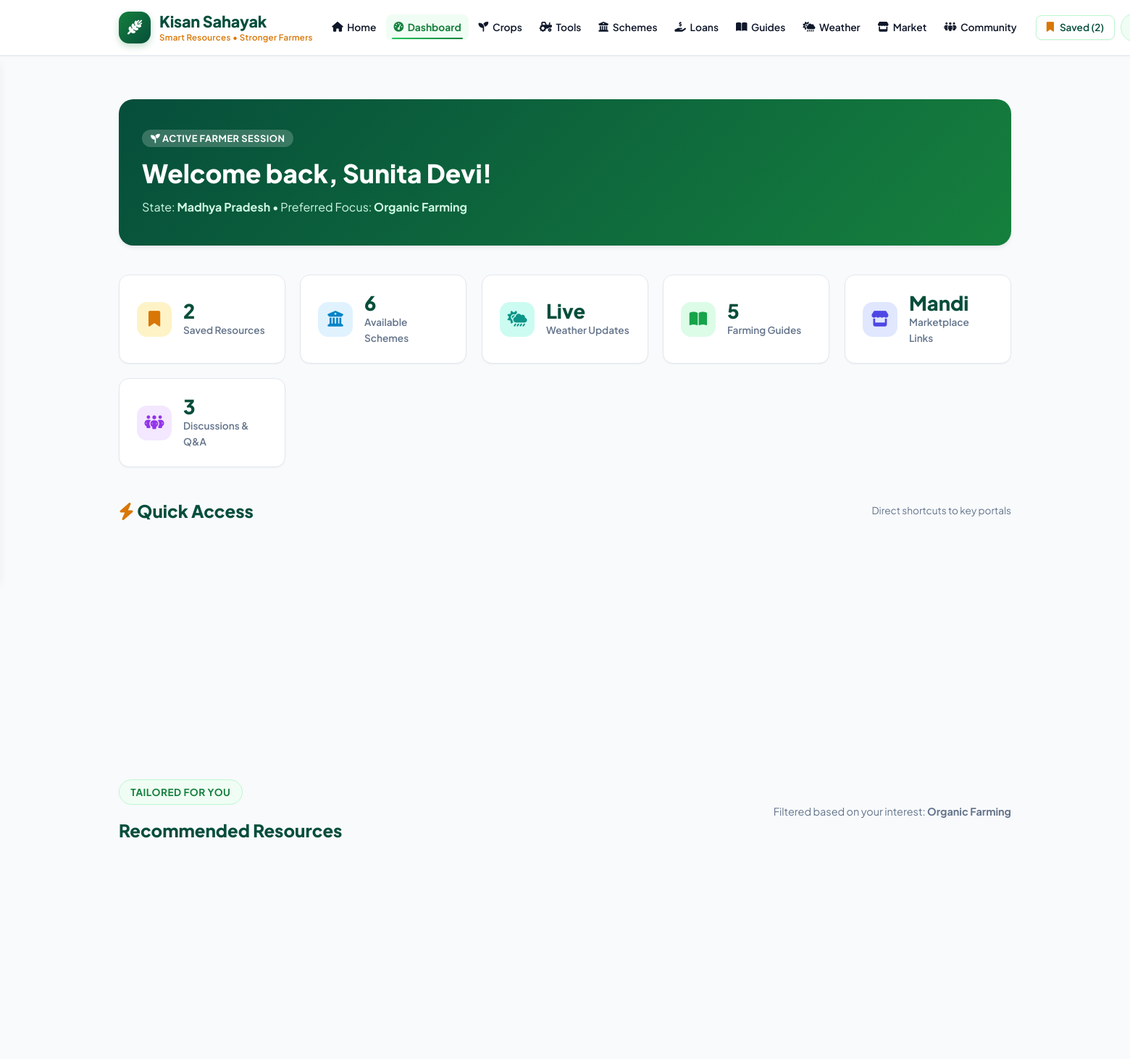
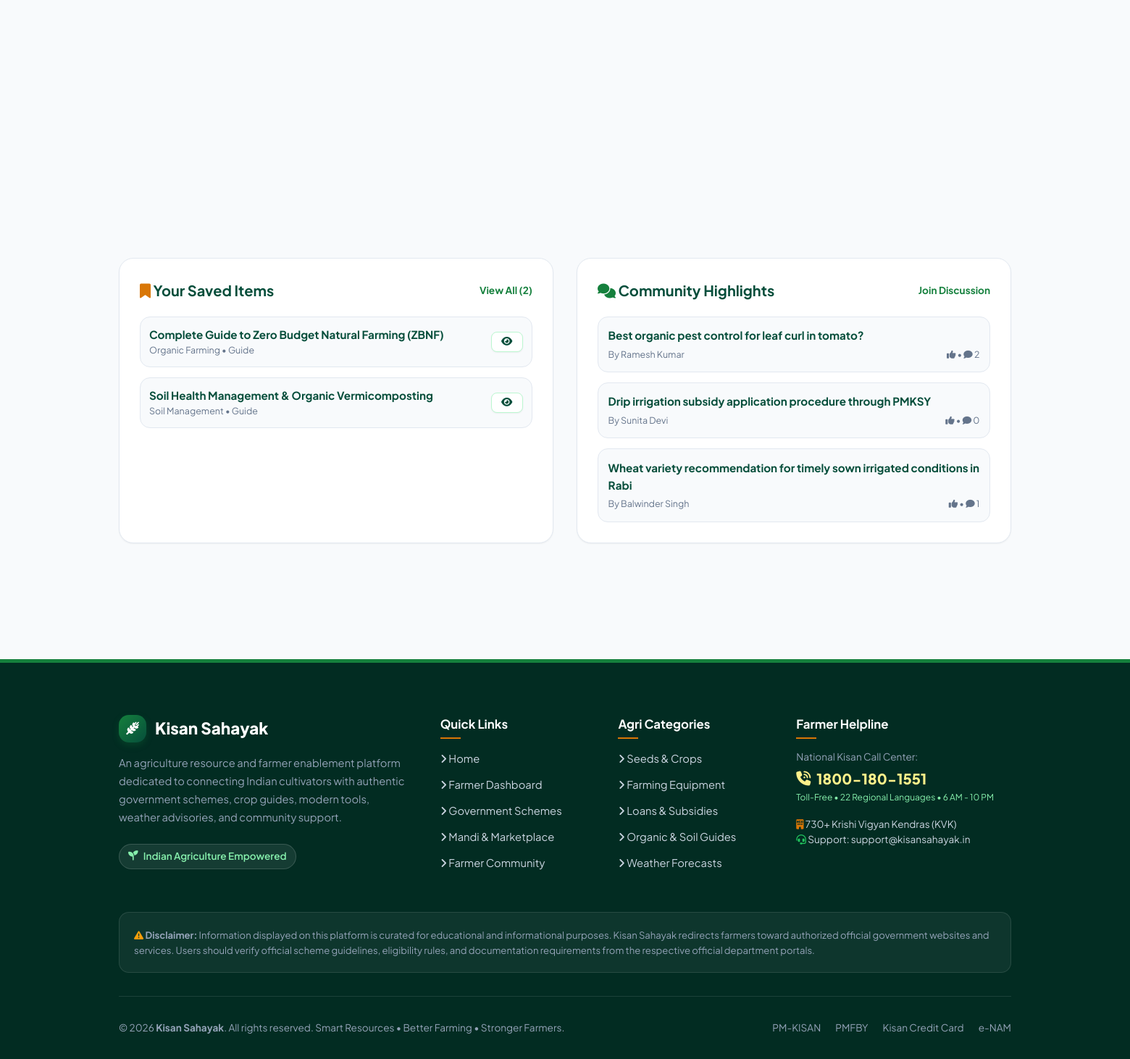
/dashboard (signed in), run on the app's committed database (2 pictures, top to bottom).
### tables this page shows
CREATE TABLE users (
        id INTEGER PRIMARY KEY AUTOINCREMENT,
        full_name TEXT NOT NULL,
        username TEXT UNIQUE NOT NULL,
        email TEXT UNIQUE NOT NULL,
        password_hash TEXT NOT NULL,
        state TEXT DEFAULT 'General',
        preferred_category TEXT DEFAULT 'General',
        role TEXT DEFAULT 'user',
        created_at TIMESTAMP DEFAULT CURRENT_TIMESTAMP
    );

CREATE TABLE bookmarks (
        id INTEGER PRIMARY KEY AUTOINCREMENT,
        user_id INTEGER NOT NULL,
        resource_id INTEGER NOT NULL,
        created_at TIMESTAMP DEFAULT CURRENT_TIMESTAMP,
        UNIQUE(user_id, resource_id),
        FOREIGN KEY(user_id) REFERENCES users(id) ON DELETE CASCADE,
        FOREIGN KEY(resource_id) REFERENCES resources(id) ON DELETE CASCADE
    );

CREATE TABLE resources (
        id INTEGER PRIMARY KEY AUTOINCREMENT,
        title TEXT NOT NULL,
        description TEXT NOT NULL,
        category_id INTEGER,
        category_name TEXT,
        resource_type TEXT NOT NULL,
        external_url TEXT,
        image_url TEXT,
        season_climate TEXT,
        eligibility TEXT,
        benefits TEXT,
        provider TEXT,
        views_count INTEGER DEFAULT 0,
        created_at TIMESTAMP DEFAULT CURRENT_TIMESTAMP
    );

CREATE TABLE community_posts (
        id INTEGER PRIMARY KEY AUTOINCREMENT,
        user_id INTEGER NOT NULL,
        title TEXT NOT NULL,
        category TEXT DEFAULT 'General Discussion',
        content TEXT NOT NULL,
        created_at TIMESTAMP DEFAULT CURRENT_TIMESTAMP,
        FOREIGN KEY(user_id) REFERENCES users(id) ON DELETE CASCADE
    );

### app.py (the view)
@app.route('/dashboard')
@login_required
def dashboard():
    conn = get_db()
    user_id = g.user['id']
    user_cat = g.user['preferred_category'] or 'General'
    counts = {
        'saved': conn.execute("SELECT COUNT(*) FROM bookmarks WHERE user_id = ?", (user_id,)).fetchone()[0],
        'schemes': conn.execute("SELECT COUNT(*) FROM resources WHERE resource_type = 'scheme'").fetchone()[0],
        'crops': conn.execute("SELECT COUNT(*) FROM resources WHERE resource_type = 'crop'").fetchone()[0],
        'guides': conn.execute("SELECT COUNT(*) FROM resources WHERE resource_type = 'guide'").fetchone()[0],
        'discussions': conn.execute("SELECT COUNT(*) FROM community_posts").fetchone()[0]
    }
    if user_cat and user_cat != 'General':
        recommended = conn.execute("""
        SELECT * FROM resources WHERE category_name LIKE ? OR resource_type LIKE ?
        ORDER BY views_count DESC LIMIT 6
        """, (f"%{user_cat}%", f"%{user_cat}%")).fetchall()
    else:
        recommended = conn.execute("""
        SELECT * FROM resources ORDER BY views_count DESC LIMIT 6
        """).fetchall()
    saved_items = conn.execute("""
    SELECT r.*, b.created_at as bookmarked_date
    FROM bookmarks b
    JOIN resources r ON b.resource_id = r.id
    WHERE b.user_id = ?
    ORDER BY b.created_at DESC LIMIT 4
    """, (user_id,)).fetchall()
    recent_posts = conn.execute("""
    SELECT p.*, u.full_name as author_name,
           (SELECT COUNT(*) FROM comments WHERE post_id = p.id) as comment_count
    FROM community_posts p
    JOIN users u ON p.user_id = u.id
    ORDER BY p.created_at DESC LIMIT 3
    """).fetchall()
    ratings_map = get_resource_ratings(conn)
    conn.close()
    return render_template(
        'dashboard.html',
        counts=counts,
        recommended=recommended,
        saved_items=saved_items,
        recent_posts=recent_posts,
        ratings_map=ratings_map
    )

### templates/dashboard.html (shortened to what this page needs)
{% extends "base.html" %}
{% block content %}
<div class="container" style="padding-top: 2.5rem; padding-bottom: 5rem;">
  <div class="dashboard-welcome-banner">
    <div>
      <span style="background: rgba(255,255,255,0.2); padding: 0.25rem 0.75rem; border-radius: var(--radius-full); font-size: 0.8rem; font-weight: 700; text-transform: uppercase; letter-spacing: 0.5px;">
        <i class="fa-solid fa-seedling"></i> Active Farmer Session
      </span>
      <h1 style="font-size: 2.2rem; font-weight: 800; margin-top: 0.5rem; margin-bottom: 0.4rem;">
        Welcome back, {{ current_user.full_name }}!
      </h1>
      <p style="font-size: 1rem; color: #d1fae5;">
        State: <strong>{{ current_user.state }}</strong> &bull; Preferred Focus: <strong>{{ current_user.preferred_category }}</strong>
      </p>
    </div>
  </div>
  <div class="dash-summary-grid">
    <a href="{{ url_for('bookmarks') }}" class="dash-summary-card">
      <div class="dash-summary-icon" style="color: #d97706; background-color: #fef3c7;">
        <i class="fa-solid fa-bookmark"></i>
      </div>
      <div>
        <div class="dash-summary-num">{{ counts.saved }}</div>
        <div class="dash-summary-title">Saved Resources</div>
      </div>
    </a>
    <a href="{{ url_for('schemes') }}" class="dash-summary-card">
      <div class="dash-summary-icon" style="color: #0284c7; background-color: #e0f2fe;">
        <i class="fa-solid fa-building-columns"></i>
      </div>
      <div>
        <div class="dash-summary-num">{{ counts.schemes }}</div>
        <div class="dash-summary-title">Available Schemes</div>
      </div>
    </a>
    <a href="{{ url_for('weather') }}" class="dash-summary-card">
      <div class="dash-summary-icon" style="color: #0d9488; background-color: #ccfbf1;">
        <i class="fa-solid fa-cloud-sun-rain"></i>
      </div>
      <div>
        <div class="dash-summary-num">Live</div>
        <div class="dash-summary-title">Weather Updates</div>
      </div>
    </a>
    <a href="{{ url_for('resources') }}" class="dash-summary-card">
      <div class="dash-summary-icon" style="color: #16a34a; background-color: #dcfce7;">
        <i class="fa-solid fa-book-open"></i>
      </div>
      <div>
        <div class="dash-summary-num">{{ counts.guides }}</div>
        <div class="dash-summary-title">Farming Guides</div>
      </div>
    </a>
    <a href="{{ url_for('marketplace') }}" class="dash-summary-card">
      <div class="dash-summary-icon" style="color: #4f46e5; background-color: #e0e7ff;">
        <i class="fa-solid fa-store"></i>
      </div>
      <div>
        <div class="dash-summary-num">Mandi</div>
        <div class="dash-summary-title">Marketplace Links</div>
      </div>
    </a>
    <a href="{{ url_for('community') }}" class="dash-summary-card">
      <div class="dash-summary-icon" style="color: #9333ea; background-color: #f3e8ff;">
        <i class="fa-solid fa-people-group"></i>
      </div>
      <div>
        <div class="dash-summary-num">{{ counts.discussions }}</div>
        <div class="dash-summary-title">Discussions & Q&A</div>
      </div>
    </a>
  </div>
  <div style="margin-bottom: 3.5rem;">
    <div style="margin-bottom: 1.25rem; display: flex; align-items: center; justify-content: space-between;">
      <h2 style="font-size: 1.5rem; font-weight: 800; color: var(--forest-dark);">
        <i class="fa-solid fa-bolt" style="color: var(--amber-warm);"></i> Quick Access
      </h2>
      <span style="font-size: 0.85rem; color: var(--text-muted);">Direct shortcuts to key portals</span>
    </div>
    <div class="quick-access-grid">
    </div>
  </div>
  <div style="margin-bottom: 3.5rem;">
    <div style="display: flex; align-items: center; justify-content: space-between; margin-bottom: 1.5rem; flex-wrap: wrap; gap: 1rem;">
      <div>
        <span class="section-badge">Tailored For You</span>
        <h2 style="font-size: 1.5rem; font-weight: 800; color: var(--forest-dark); margin-top: 0.25rem;">
          Recommended Resources
        </h2>
      </div>
      <span style="font-size: 0.9rem; color: var(--text-muted);">
        Filtered based on your interest: <strong>{{ current_user.preferred_category }}</strong>
      </span>
    </div>
    <div class="resource-grid">
    </div>
  </div>
  <div style="display: grid; grid-template-columns: repeat(auto-fit, minmax(320px, 1fr)); gap: 2rem;">
    <div style="background: #ffffff; border: 1px solid var(--border-light); border-radius: var(--radius-lg); padding: 1.75rem; box-shadow: var(--shadow-sm);">
      <div style="display: flex; align-items: center; justify-content: space-between; margin-bottom: 1.25rem;">
        <h3 style="font-size: 1.25rem; font-weight: 700; color: var(--forest-dark);">
          <i class="fa-solid fa-bookmark" style="color: var(--amber-warm);"></i> Your Saved Items
        </h3>
        <a href="{{ url_for('bookmarks') }}" style="font-size: 0.85rem; font-weight: 700;">View All ({{ counts.saved }})</a>
      </div>
      {% if saved_items %}
        <div style="display: flex; flex-direction: column; gap: 0.85rem;">
          {% for b in saved_items %}
            <div style="display: flex; align-items: center; justify-content: space-between; padding: 0.75rem; border-radius: var(--radius-md); background-color: var(--bg-page); border: 1px solid var(--border-light);">
              <div>
                <div style="font-weight: 700; font-size: 0.95rem; color: var(--forest-dark);">{{ b.title }}</div>
                <div style="font-size: 0.78rem; color: var(--text-muted);">{{ b.category_name }} &bull; {{ b.resource_type|capitalize }}</div>
              </div>
              <button class="btn btn-secondary btn-sm open-details-modal" data-id="{{ b.id }}">
                <i class="fa-solid fa-eye"></i>
              </button>
            </div>
          {% endfor %}
        </div>
      {% endif %}
    </div>
    <div style="background: #ffffff; border: 1px solid var(--border-light); border-radius: var(--radius-lg); padding: 1.75rem; box-shadow: var(--shadow-sm);">
      <div style="display: flex; align-items: center; justify-content: space-between; margin-bottom: 1.25rem;">
        <h3 style="font-size: 1.25rem; font-weight: 700; color: var(--forest-dark);">
          <i class="fa-solid fa-comments" style="color: var(--primary-green);"></i> Community Highlights
        </h3>
        <a href="{{ url_for('community') }}" style="font-size: 0.85rem; font-weight: 700;">Join Discussion</a>
      </div>
      {% if recent_posts %}
        <div style="display: flex; flex-direction: column; gap: 0.85rem;">
          {% for p in recent_posts %}
            <div style="padding: 0.85rem; border-radius: var(--radius-md); background-color: var(--bg-page); border: 1px solid var(--border-light);">
              <div style="font-weight: 700; font-size: 0.95rem; color: var(--forest-dark); margin-bottom: 0.25rem;">
                <a href="{{ url_for('community') }}" style="color: inherit;">{{ p.title }}</a>
              </div>
              <div style="display: flex; justify-content: space-between; font-size: 0.78rem; color: var(--text-muted);">
                <span>By {{ p.author_name }}</span>
                <span><i class="fa-solid fa-thumbs-up"></i> {{ p.like_count }} &bull; <i class="fa-solid fa-comment"></i> {{ p.comment_count }}</span>
              </div>
            </div>
          {% endfor %}
        </div>
      {% endif %}
    </div>
  </div>
</div>
{% endblock %}

### data on the page
users: full_name "Sunita Devi", state "Madhya Pradesh", preferred_category "Organic Farming"
bookmarks: title "Complete Guide to Zero Budget Natural Farming (ZBNF)", category_name "Organic Farming", resource_type "Guide"
bookmarks: title "Soil Health Management & Organic Vermicomposting", category_name "Soil Management", resource_type "Guide"
community_posts: title "Best organic pest control for leaf curl in tomato?", author_name "Ramesh Kumar", comment_count "2"
community_posts: title "Drip irrigation subsidy application procedure through PMKSY", author_name "Sunita Devi", comment_count "0"
community_posts: title "Wheat variety recommendation for timely sown irrigated conditions in Rabi", author_name "Balwinder Singh", comment_count "1"

### other printed values
{{ bookmarked_ids|length }} "2"
{{ counts.saved }} "2"
{{ counts.schemes }} "6"
{{ counts.guides }} "5"
{{ counts.discussions }} "3"
